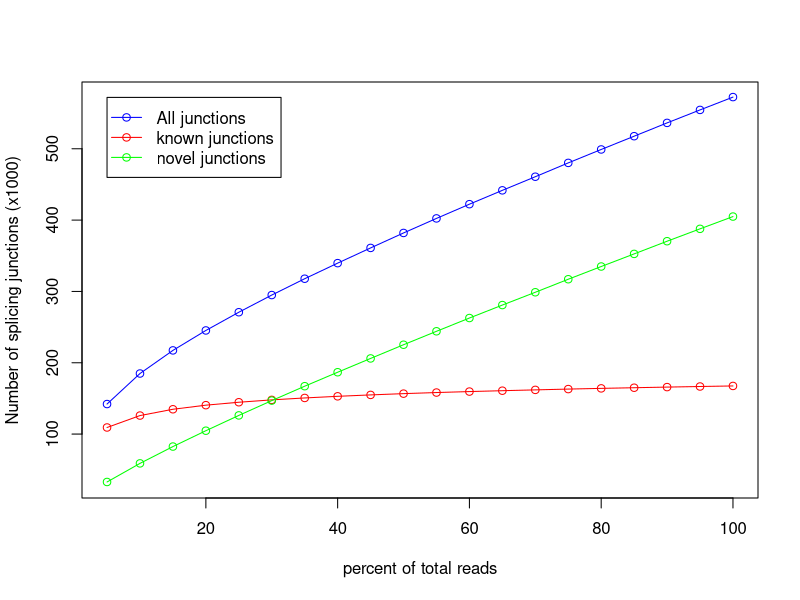

R code for this plot:
pdf('CF91090.junctionSaturation_plot.pdf')
x=c(5,10,15,20,25,30,35,40,45,50,55,60,65,70,75,80,85,90,95,100)
y=c(109262,125981,134805,140550,144651,147958,150663,152951,154929,156711,158249,159604,160831,161979,163099,164090,165001,165884,166713,167496)
z=c(142125,184922,217330,245296,270840,294917,317812,339664,360993,381982,402372,422318,441726,460813,480196,499032,517625,536276,554464,572456)
w=c(32863,58941,82525,104746,126189,146959,167149,186713,206064,225271,244123,262714,280895,298834,317097,334942,352624,370392,387751,404960)
m=max(167,572,404)
n=min(109,142,32)
plot(x,z/1000,xlab='percent of total reads',ylab='Number of splicing junctions (x1000)',type='o',col='blue',ylim=c(n,m))
points(x,y/1000,type='o',col='red')
points(x,w/1000,type='o',col='green')
legend(5,572, legend=c("All junctions","known junctions", "novel junctions"),col=c("blue","red","green"),lwd=1,pch=1)
dev.off()
